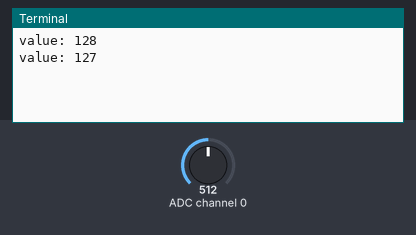
This program was run on a simulated Raspberry Pi (BCM pin numbers). Parts: the last lines printed to the terminal. The test bench sets the inputs (shaded band); at power-on: ADC channel 0 = 512 (analog values on the 0–1023 scale).

Above: at 1.2 s.
1.3 s: ADC channel 0 set to 716
At 2.5 s:
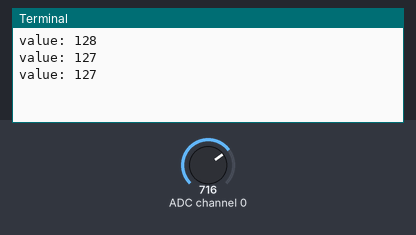
2.8 s: ADC channel 0 set to 900
At 3.8 s:
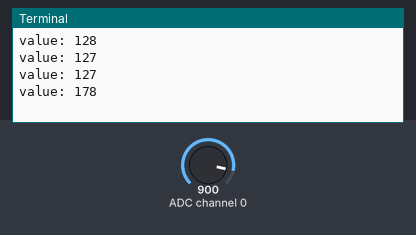
Timing chart, 0 to 5.8 s (numbered marks = the images above; inputs shaded):
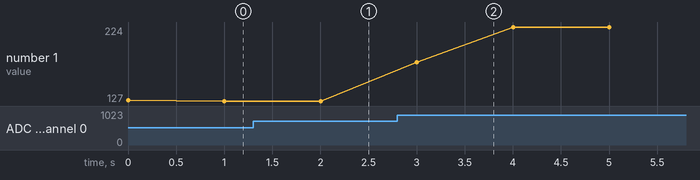

The program:

jodo.py
```python
import smbus
import time
address = 0x48
AIN0 = 0x40

bus = smbus.SMBus(1)

try :
    while True:
        bus.write_byte(address, AIN0)
        value = bus.read_byte(address)
        print("value: {0}".format(value))
        time.sleep(1)
except KeyboardInterrupt:
    pass


# 아토 플래닛
```

Measured:
- plotted number 1: 127 → 224 after the input at 2.8 s
